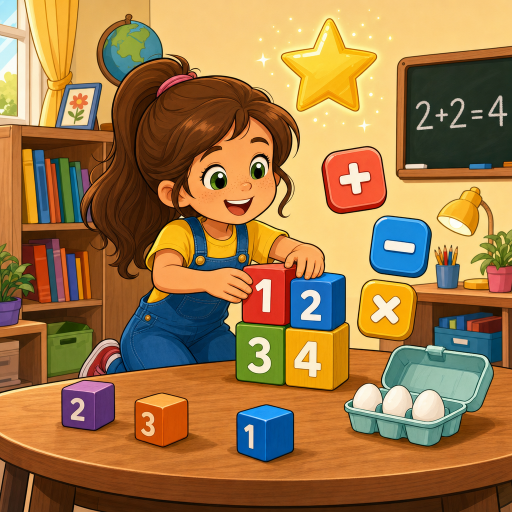
#> input picture math_explorer/tools/tile_math_source.png, 1024 x 1024 px (shown at 1/2 size)
$ python make_tile.py
#> lines starting #> are read from the running program, lines starting #| are printed output that depends on the picture
#!/usr/bin/env python3
"""Install the Math Explorer kiosk tile (512×512) into the launcher drawable.

Source art lives at tools/tile_math_source.png (generated illustration: the
Star Learner girl stacking numbered cubes with + − × badges, chalkboard
equation, and the knowledge star). Re-run after replacing the source:

  python3 tools/make_tile.py

The launcher resolves the drawable by name (catalog.json "tile": "tile_math"),
so the output filename must not change. Rebuild the kiosk APK to pick it up.
"""
from pathlib import Path
from PIL import Image

ROOT = Path(__file__).resolve().parents[1]
SRC = Path(__file__).resolve().parent / "tile_math_source.png"
OUT = (
    ROOT.parent
    / "ant_explorer/kiosk_placeholder/app/src/main/res/drawable/tile_math.png"
)


def main() -> None:
    if not SRC.exists():
        raise SystemExit(f"missing source: {SRC}")
    im = Image.open(SRC).convert("RGB")
#> im is the input picture: PIL image 1024x1024 RGB; mean R, G, B 160.3, 121.4, 72.4
    w, h = im.size
#> w = 1024; h = 1024
    side = min(w, h)
#> side = 1024
    left = (w - side) // 2
#> left = 0
    top = (h - side) // 2
#> top = 0
    tile = im.crop((left, top, left + side, top + side)).resize(
        (512, 512), Image.Resampling.LANCZOS
    )
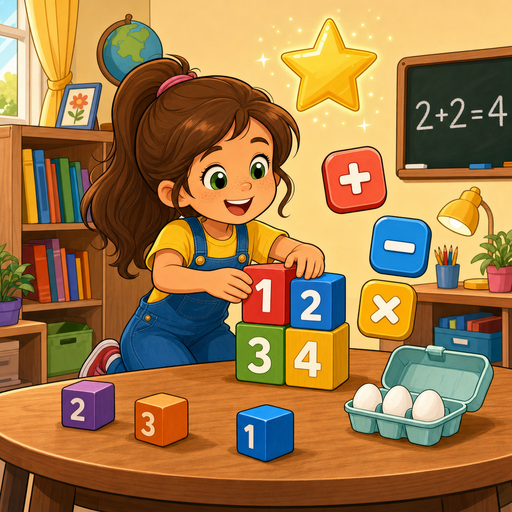
#> tile: PIL image 512x512 RGB; mean R, G, B 160.2, 121.4, 72.4
    OUT.parent.mkdir(parents=True, exist_ok=True)
    tile.save(OUT, optimize=True)
    print(f"wrote {OUT}")


if __name__ == "__main__":
    main()
